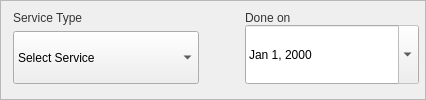
                         <widget class="QFrame" name="frame_62">
                          <property name="sizePolicy">
                           <sizepolicy hsizetype="Preferred" vsizetype="Expanding">
                            <horstretch>0</horstretch>
                            <verstretch>0</verstretch>
                           </sizepolicy>
                          </property>
                          <property name="maximumSize">
                           <size>
                            <width>16777215</width>
                            <height>135</height>
                           </size>
                          </property>
                          <property name="frameShape">
                           <enum>QFrame::StyledPanel</enum>
                          </property>
                          <property name="frameShadow">
                           <enum>QFrame::Raised</enum>
                          </property>
                          <layout class="QHBoxLayout" name="horizontalLayout_61">
                           <property name="spacing">
                            <number>35</number>
                           </property>
                           <property name="topMargin">
                            <number>0</number>
                           </property>
                           <property name="rightMargin">
                            <number>0</number>
                           </property>
                           <property name="bottomMargin">
                            <number>5</number>
                           </property>
                           <item>
                            <widget class="QFrame" name="frame_63">
                             <property name="sizePolicy">
                              <sizepolicy hsizetype="Expanding" vsizetype="Expanding">
                               <horstretch>0</horstretch>
                               <verstretch>0</verstretch>
                              </sizepolicy>
                             </property>
                             <property name="styleSheet">
                              <string notr="true">QFrame{
background-color: transparent;
}</string>
                             </property>
                             <property name="frameShape">
                              <enum>QFrame::StyledPanel</enum>
                             </property>
                             <property name="frameShadow">
                              <enum>QFrame::Raised</enum>
                             </property>
                             <layout class="QVBoxLayout" name="verticalLayout_54">
                              <property name="leftMargin">
                               <number>0</number>
                              </property>
                              <property name="bottomMargin">
                               <number>9</number>
                              </property>
                              <item alignment="Qt::AlignTop">
                               <widget class="QLabel" name="label_137">
                                <property name="styleSheet">
                                 <string notr="true">font: 63 12pt &quot;Montserrat SemiBold&quot;;
	color:rgb(52, 52, 52);</string>
                                </property>
                                <property name="text">
                                 <string>Service Type</string>
                                </property>
                               </widget>
                              </item>
                              <item>
                               <widget class="QComboBox" name="serviceTypeComboBox">
                                <property name="sizePolicy">
                                 <sizepolicy hsizetype="Expanding" vsizetype="Expanding">
                                  <horstretch>0</horstretch>
                                  <verstretch>0</verstretch>
                                 </sizepolicy>
                                </property>
                                <property name="minimumSize">
                                 <size>
                                  <width>174</width>
                                  <height>45</height>
                                 </size>
                                </property>
                                <property name="maximumSize">
                                 <size>
                                  <width>16777215</width>
                                  <height>65</height>
                                 </size>
                                </property>
                                <property name="focusPolicy">
                                 <enum>Qt::NoFocus</enum>
                                </property>
                                <property name="styleSheet">
                                 <string notr="true"/>
                                </property>
                                <property name="editable">
                                 <bool>false</bool>
                                </property>
                                <property name="currentText">
                                 <string>Select Service</string>
                                </property>
                                <property name="currentIndex">
                                 <number>0</number>
                                </property>
                                <property name="maxVisibleItems">
                                 <number>10</number>
                                </property>
                                <item>
                                 <property name="text">
                                  <string>Select Service</string>
                                 </property>
                                </item>
                                <item>
                                 <property name="text">
                                  <string>Vaccination</string>
                                 </property>
                                </item>
                                <item>
                                 <property name="text">
                                  <string>Grooming</string>
                                 </property>
                                </item>
                                <item>
                                 <property name="text">
                                  <string>Check-up</string>
                                 </property>
                                </item>
                                <item>
                                 <property name="text">
                                  <string>Consultation</string>
                                 </property>
                                </item>
                                <item>
                                 <property name="text">
                                  <string>Deworming</string>
                                 </property>
                                </item>
                                <item>
                                 <property name="text">
                                  <string>Tick &amp; Flea Prevention</string>
                                 </property>
                                </item>
                                <item>
                                 <property name="text">
                                  <string>Surgery</string>
                                 </property>
                                </item>
                                <item>
                                 <property name="text">
                                  <string>Comprehensive Hematology</string>
                                 </property>
                                </item>
                                <item>
                                 <property name="text">
                                  <string>Blood Chemistry</string>
                                 </property>
                                </item>
                                <item>
                                 <property name="text">
                                  <string>Progesterone test</string>
                                 </property>
                                </item>
                                <item>
                                 <property name="text">
                                  <string>Pregnancy test</string>
                                 </property>
                                </item>
                                <item>
                                 <property name="text">
                                  <string>Diagnostic Microscopy</string>
                                 </property>
                                </item>
                                <item>
                                 <property name="text">
                                  <string>Urinalysis</string>
                                 </property>
                                </item>
                                <item>
                                 <property name="text">
                                  <string>Antigen/Antibody</string>
                                 </property>
                                </item>
                               </widget>
                              </item>
                             </layout>
                            </widget>
                           </item>
                           <item>
                            <widget class="QFrame" name="frame_64">
                             <property name="sizePolicy">
                              <sizepolicy hsizetype="Expanding" vsizetype="Expanding">
                               <horstretch>0</horstretch>
                               <verstretch>0</verstretch>
                              </sizepolicy>
                             </property>
                             <property name="styleSheet">
                              <string notr="true">QFrame{
background-color: transparent;
}</string>
                             </property>
                             <property name="frameShape">
                              <enum>QFrame::StyledPanel</enum>
                             </property>
                             <property name="frameShadow">
                              <enum>QFrame::Raised</enum>
                             </property>
                             <layout class="QVBoxLayout" name="verticalLayout_55">
                              <property name="spacing">
                               <number>0</number>
                              </property>
                              <property name="leftMargin">
                               <number>0</number>
                              </property>
                              <property name="rightMargin">
                               <number>5</number>
                              </property>
                              <property name="bottomMargin">
                               <number>9</number>
                              </property>
                              <item alignment="Qt::AlignTop">
                               <widget class="QLabel" name="label_139">
                                <property name="styleSheet">
                                 <string notr="true">font: 63 12pt &quot;Montserrat SemiBold&quot;;
	color:rgb(52, 52, 52);</string>
                                </property>
                                <property name="text">
                                 <string>Done on</string>
                                </property>
                               </widget>
                              </item>
                              <item>
                               <widget class="QDateEdit" name="dateEdit">
                                <property name="sizePolicy">
                                 <sizepolicy hsizetype="Expanding" vsizetype="Expanding">
                                  <horstretch>0</horstretch>
                                  <verstretch>0</verstretch>
                                 </sizepolicy>
                                </property>
                                <property name="minimumSize">
                                 <size>
                                  <width>174</width>
                                  <height>45</height>
                                 </size>
                                </property>
                                <property name="maximumSize">
                                 <size>
                                  <width>16777215</width>
                                  <height>65</height>
                                 </size>
                                </property>
                                <property name="styleSheet">
                                 <string notr="true"/>
                                </property>
                                <property name="readOnly">
                                 <bool>true</bool>
                                </property>
                                <property name="accelerated">
                                 <bool>false</bool>
                                </property>
                                <property name="displayFormat">
                                 <string>MMM d, yyyy</string>
                                </property>
                                <property name="calendarPopup">
                                 <bool>true</bool>
                                </property>
                               </widget>
                              </item>
                             </layout>
                            </widget>
                           </item>
                          </layout>
                         </widget>
